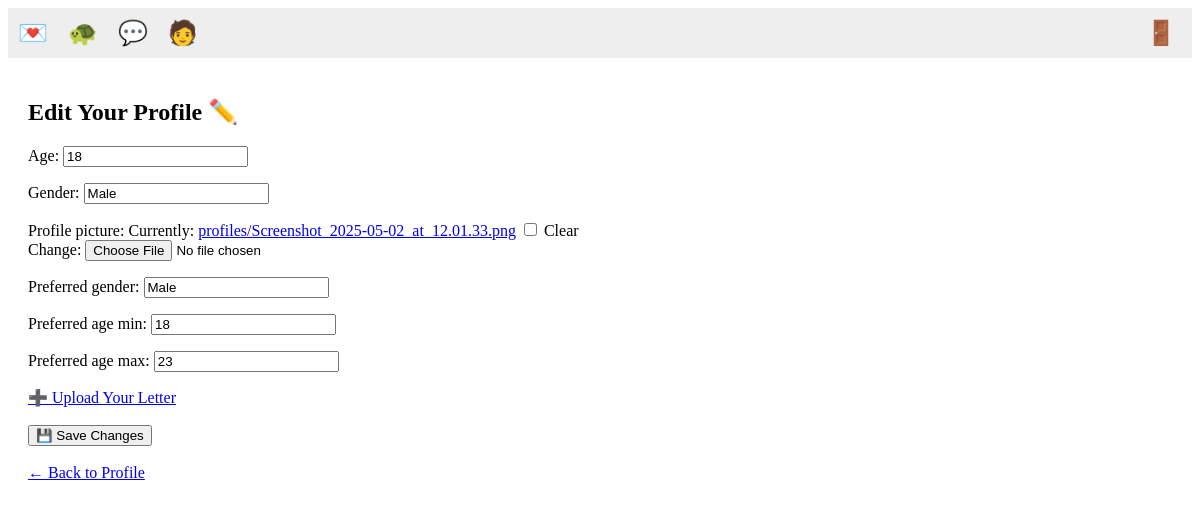
The app's page /profile/edit/ (signed in), older data.
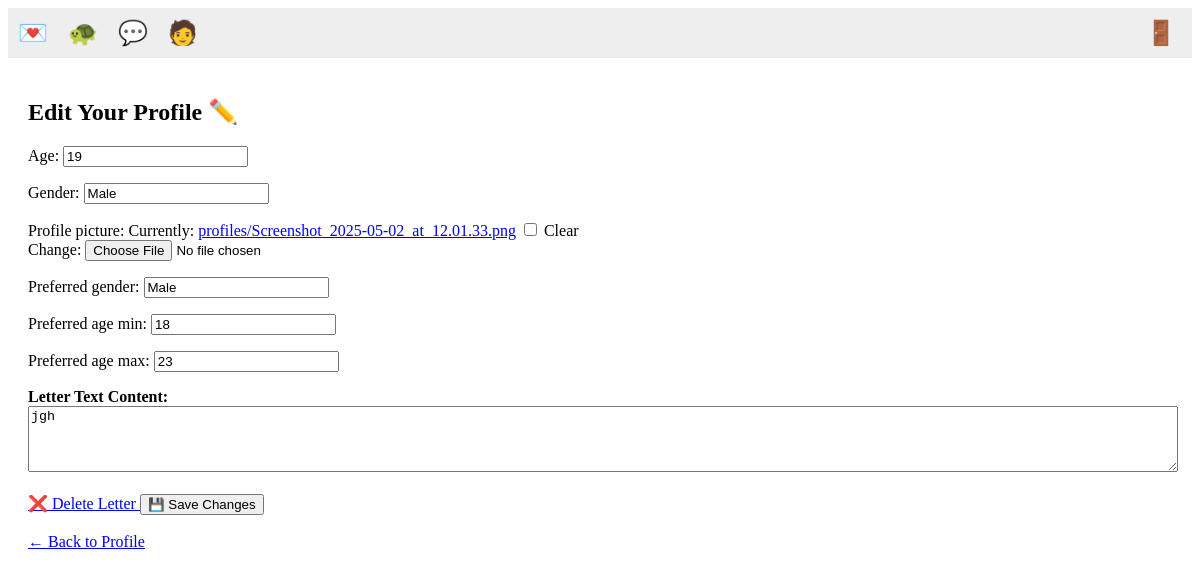
The same page, newer data.
### core/models.py (models this page shows)
class Profile(models.Model):
    user = models.OneToOneField(User, on_delete=models.CASCADE)
    age = models.IntegerField(blank=True, null=True)
    gender = models.CharField(max_length=20, blank=True, null=True)
    profile_picture = models.ImageField(upload_to='profiles/', blank=True, null=True)
    preferred_gender = models.CharField(max_length=20, blank=True, null=True)
    preferred_age_min = models.IntegerField(blank=True, null=True)
    preferred_age_max = models.IntegerField(blank=True, null=True)

class Letter(models.Model):
    profile = models.ForeignKey(Profile, on_delete=models.CASCADE)
    letter_type = models.CharField(max_length=10, choices=[('text', 'Text'), ('image', 'Image'), ('pdf', 'PDF')])
    text_content = models.TextField(blank=True, null=True)
    pdf = models.FileField(upload_to='letters/pdf/', blank=True, null=True)
    created_at = models.DateTimeField(auto_now_add=True)

### core/views.py (the view)
# urls.py: path('profile/edit/', views.edit_profile, name='edit_profile'),
@login_required
def edit_profile(request):
    profile = request.user.profile
    letters = Letter.objects.filter(profile=profile)
    if request.method == 'POST':
        form = ProfileForm(request.POST, request.FILES, instance=profile)
        if form.is_valid():
            form.save()
            letter_id = request.POST.get('letter_id')
            new_text = request.POST.get('text_content', '').strip()
            if letter_id and new_text:
                try:
                    letter = Letter.objects.get(id=letter_id, profile=profile, letter_type='text')
                    letter.text_content = new_text
                    letter.save()
                except Letter.DoesNotExist:
                    pass  # No crash if no such letter
            return redirect('view_profile')
    else:
        form = ProfileForm(instance=profile)
    return render(request, 'edit_profile.html', {'form': form, 'letters': letters})

### core/forms.py
class ProfileForm(forms.ModelForm):
    class Meta:
        model = Profile
        fields = [
            'age',
            'gender',
            'profile_picture',
            'preferred_gender',
            'preferred_age_min',
            'preferred_age_max'
        ]

### core/templates/edit_profile.html (shortened to what this page needs)
{% extends 'base.html' %}
{% block content %}
<h2>Edit Your Profile ✏️</h2>
<form method="POST" enctype="multipart/form-data">
    {{ form.as_p }}
    {% if letters %}
        {% for letter in letters %}
            {% if letter.letter_type == "text" %}
                <label for="id_text_content"><strong>Letter Text Content:</strong></label><br>
                <textarea name="text_content" rows="4" style="width: 100%;">{{ letter.text_content }}</textarea>
                <br><br>
                <a href="{% url 'delete_letter' letter.id %}" class="btn btn-sm btn-danger"
                   onclick="return confirm('Are you sure you want to delete this letter?');">
                   ❌ Delete Letter
                </a>
            {% endif %}
        {% endfor %}
    {% endif %}
    {% if not letters %}
        <a href="{% url 'upload_letter' %}" class="btn btn-primary">➕ Upload Your  Letter</a>
        <br><br>
    {% endif %}
    <button type="submit" class="btn btn-success">💾 Save Changes</button>
</form>
<br>
<a href="{% url 'view_profile' %}" class="btn btn-secondary">← Back to Profile</a>
{% endblock %}

Row changes from the older to the newer data that the page shows:
changed Profile "Male": age "18" → "19"
added Letter: text_content "jgh"
Text that changed along with them:
text no longer shown: "➕ Upload Your Letter"
